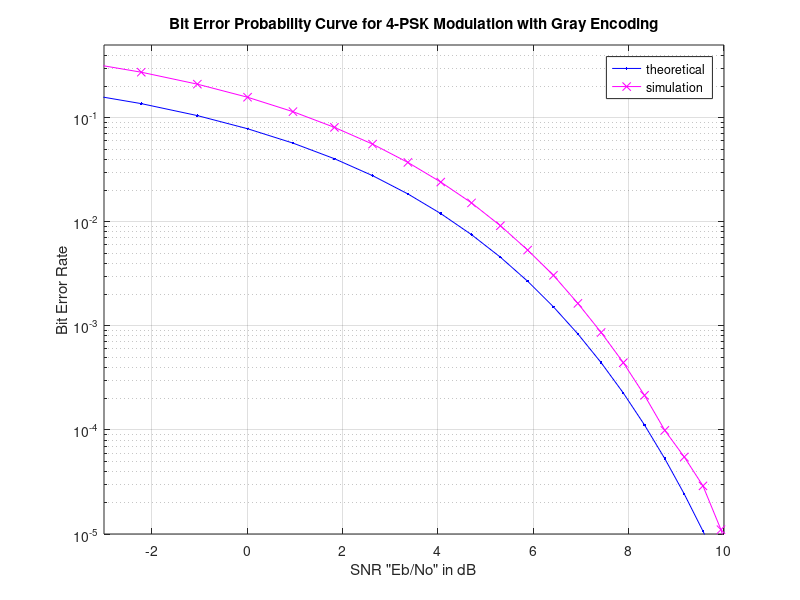

Write the MATLAB code that produced this figure.
clear;

% experiment variables
N = 10^6; % number of symbols
heta = 2; % path loss exponent

% Transmitter

% encode symbols (sequential)
symbols = randi([0 3],[1,N]); % random bits to transmit
bits = de2bi(symbols);
bits = bits.'; % transpose to match theory

%change to gray code
for i =1:length(bits)
    if((bits(1,i) == 1) && (bits(2,i) == 0))
        bits(2,i) = 1;
    elseif((bits(1,i) == 1) && (bits(2,i) == 1)) 
        bits(2,i) = 0;
    end
end

% 4-PSK modulation 00 -> -1; 01 -> j1; 10 -> -j1; 11 -> 1
s = 2*bits(1,:)-1 + 1i*(2*bits(2,:)-1);

% s = s.'
% amplitude (power) in mW
% we will increase this over the given range 
% to see the effects on bit error rate
a_min = 10^(-3);
a_max = 10^1;
A = [a_min:0.1:a_max];
Eb = 10*log(A);

% Noise
N0 = 1;
norm_factor = 1/sqrt(2);
% gaussian noise vector (same size as number of bits transmitted) in watts
n = norm_factor*(normrnd(0,N0,[1,N]) + 1i*normrnd(0,N0,[1,N])); % li = j (matlab prompted this)
SNR = Eb./N0; % range of SNR values to iterate over

num_trials = length(SNR);
nErr = zeros(1,num_trials);
bits_received = zeros(2,N);

for i = 1:num_trials
   % Noise addition
   r = s + 10^(-SNR(i)/(heta*10))*n; % AWG in mW

   % receiver - hard decision decoding
   bits_received(1,:) = real(r)>0;
   bits_received(2,:) = imag(r)>0;

   % counting the errors
   nErr(i) = size(find(bits - bits_received),1);
end

simBer = nErr/N; % simulated BER
EbN0 = 10.^(SNR/10);
theoryBer = qfunc(sqrt(2*EbN0)); % theoretical BER

% plot
close all
figure
semilogy(SNR,theoryBer,'b.-');
hold on
semilogy(SNR,simBer,'mx-');
% hold on
axis([-3 10 10^-5 0.5])
grid on
legend('theoretical', 'simulation');
xlabel('SNR "Eb/No" in dB');
ylabel('Bit Error Rate');
title('Bit Error Probability Curve for 4-PSK Modulation with Gray Encoding');